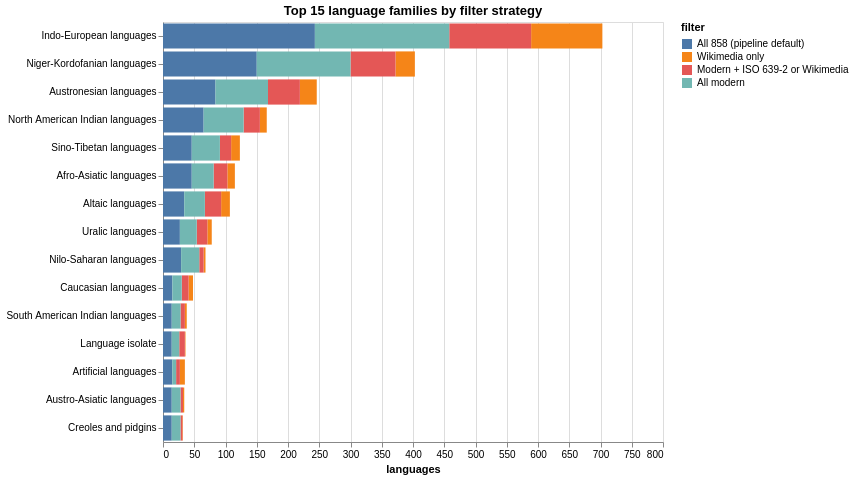

Notebook code for this chart:
### Markdown cell above
## 1.5 Language Family Distribution

How do languages distribute across families for each filter strategy?

### Code cell
family_rows = []
for label, mask in filters.items():
    subset = df[mask]
    counts = subset["family_name"].fillna("Unknown / unassigned").value_counts().reset_index()
    counts.columns = ["family", "count"]
    counts["filter"] = label
    family_rows.append(counts)
family_long = pd.concat(family_rows, ignore_index=True)

# Focus on top 15 families across all filters
top_families = (
    family_long.groupby("family")["count"].sum()
    .nlargest(15).index.tolist()
)
plot_df = family_long[family_long["family"].isin(top_families)]

alt.Chart(plot_df).mark_bar().encode(
    x=alt.X("count:Q", title="languages"),
    y=alt.Y("family:N", sort="-x", title=None),
    color=alt.Color("filter:N", sort=list(filters.keys()),
        scale=alt.Scale(scheme="tableau10"), title="filter"),
    xOffset="filter:N",
    tooltip=["filter:N", "family:N", "count:Q"],
).properties(
    width=500, height=420,
    title="Top 15 language families by filter strategy",
)

### Figure 1 — Vega specification as saved in the notebook (floating-point values rounded to 4 significant figures)
{"$schema": "https://vega.github.io/schema/vega/v6.json", "data": [{"name": "source_0"}, {"name": "data_0", "values": [{"count": 243, "count_end": 243.0, "count_start": 0.0, "family": "Indo-European languages", "filter": "All 858 (pipeline default)"}, {"count": 150, "count_end": 150.0, "count_start": 0.0, "family": "Niger-Kordofanian languages", "filter": "All 858 (pipeline default)"}, {"count": 84, "count_end": 84.0, "count_start": 0.0, "family": "Austronesian languages", "filter": "All 858 (pipeline default)"}, {"count": 65, "count_end": 65.0, "count_start": 0.0, "family": "North American Indian languages", "filter": "All 858 (pipeline default)"}, {"count": 46, "count_end": 46.0, "count_start": 0.0, "family": "Afro-Asiatic languages", "filter": "All 858 (pipeline default)"}, {"count": 46, "count_end": 46.0, "count_start": 0.0, "family": "Sino-Tibetan languages", "filter": "All 858 (pipeline default)"}, {"count": 34, "count_end": 34.0, "count_start": 0.0, "family": "Altaic languages", "filter": "All 858 (pipeline default)"}, {"count": 29, "count_end": 29.0, "count_start": 0.0, "family": "Nilo-Saharan languages", "filter": "All 858 (pipeline default)"}, {"count": 27, "count_end": 27.0, "count_start": 0.0, "family": "Uralic languages", "filter": "All 858 (pipeline default)"}, {"count": 15, "count_end": 15.0, "count_start": 0.0, "family": "Caucasian languages", "filter": "All 858 (pipeline default)"}, {"count": 15, "count_end": 15.0, "count_start": 0.0, "family": "Artificial languages", "filter": "All 858 (pipeline default)"}, {"count": 14, "count_end": 14.0, "count_start": 0.0, "family": "Language isolate", "filter": "All 858 (pipeline default)"}, {"count": 14, "count_end": 14.0, "count_start": 0.0, "family": "South American Indian languages", "filter": "All 858 (pipeline default)"}, {"count": 14, "count_end": 14.0, "count_start": 0.0, "family": "Creoles and pidgins", "filter": "All 858 (pipeline default)"}, {"count": 14, "count_end": 14.0, "count_start": 0.0, "family": "Austro-Asiatic languages", "filter": "All 858 (pipeline default)"}, {"count": 114, "count_end": 703.0, "count_start": 589.0, "family": "Indo-European languages", "filter": "Wikimedia only"}, {"count": 31, "count_end": 403.0, "count_start": 372.0, "family": "Niger-Kordofanian languages", "filter": "Wikimedia only"}, {"count": 27, "count_end": 246.0, "count_start": 219.0, "family": "Austronesian languages", "filter": "Wikimedia only"}, {"count": 14, "count_end": 107.0, "count_start": 93.0, "family": "Altaic languages", "filter": "Wikimedia only"}, {"count": 14, "count_end": 123.0, "count_start": 109.0, "family": "Sino-Tibetan languages", "filter": "Wikimedia only"}, {"count": 12, "count_end": 115.0, "count_start": 103.0, "family": "Afro-Asiatic languages", "filter": "Wikimedia only"}, {"count": 11, "count_end": 166.0, "count_start": 155.0, "family": "North American Indian languages", "filter": "Wikimedia only"}, {"count": 8, "count_end": 35.0, "count_start": 27.0, "family": "Artificial languages", "filter": "Wikimedia only"}, {"count": 7, "count_end": 48.0, "count_start": 41.0, "family": "Caucasian languages", "filter": "Wikimedia only"}, {"count": 7, "count_end": 78.0, "count_start": 71.0, "family": "Uralic languages", "filter": "Wikimedia only"}, {"count": 3, "count_end": 38.0, "count_start": 35.0, "family": "South American Indian languages", "filter": "Wikimedia only"}, {"count": 3, "count_end": 68.0, "count_start": 65.0, "family": "Nilo-Saharan languages", "filter": "Wikimedia only"}, {"count": 2, "count_end": 34.0, "count_start": 32.0, "family": "Austro-Asiatic languages", "filter": "Wikimedia only"}, {"count": 1, "count_end": 32.0, "count_start": 31.0, "family": "Creoles and pidgins", "filter": "Wikimedia only"}, {"count": 1, "count_end": 36.0, "count_start": 35.0, "family": "Language isolate", "filter": "Wikimedia only"}, {"count": 131, "count_end": 589.0, "count_start": 458.0, "family": "Indo-European languages", "filter": "Modern + ISO 639-2 or Wikimedia"}, {"count": 72, "count_end": 372.0, "count_start": 300.0, "family": "Niger-Kordofanian languages", "filter": "Modern + ISO 639-2 or Wikimedia"}, {"count": 51, "count_end": 219.0, "count_start": 168.0, "family": "Austronesian languages", "filter": "Modern + ISO 639-2 or Wikimedia"}, {"count": 26, "count_end": 93.0, "count_start": 67.0, "family": "Altaic languages", "filter": "Modern + ISO 639-2 or Wikimedia"}, {"count": 26, "count_end": 155.0, "count_start": 129.0, "family": "North American Indian languages", "filter": "Modern + ISO 639-2 or Wikimedia"}, {"count": 22, "count_end": 103.0, "count_start": 81.0, "family": "Afro-Asiatic languages", "filter": "Modern + ISO 639-2 or Wikimedia"}, {"count": 18, "count_end": 109.0, "count_start": 91.0, "family": "Sino-Tibetan languages", "filter": "Modern + ISO 639-2 or Wikimedia"}, {"count": 17, "count_end": 71.0, "count_start": 54.0, "family": "Uralic languages", "filter": "Modern + ISO 639-2 or Wikimedia"}, {"count": 11, "count_end": 41.0, "count_start": 30.0, "family": "Caucasian languages", "filter": "Modern + ISO 639-2 or Wikimedia"}, {"count": 9, "count_end": 35.0, "count_start": 26.0, "family": "Language isolate", "filter": "Modern + ISO 639-2 or Wikimedia"}, {"count": 7, "count_end": 65.0, "count_start": 58.0, "family": "Nilo-Saharan languages", "filter": "Modern + ISO 639-2 or Wikimedia"}, {"count": 7, "count_end": 35.0, "count_start": 28.0, "family": "South American Indian languages", "filter": "Modern + ISO 639-2 or Wikimedia"}, {"count": 6, "count_end": 27.0, "count_start": 21.0, "family": "Artificial languages", "filter": "Modern + ISO 639-2 or Wikimedia"}, {"count": 4, "count_end": 32.0, "count_start": 28.0, "family": "Austro-Asiatic languages", "filter": "Modern + ISO 639-2 or Wikimedia"}, {"count": 3, "count_end": 31.0, "count_start": 28.0, "family": "Creoles and pidgins", "filter": "Modern + ISO 639-2 or Wikimedia"}, {"count": 215, "count_end": 458.0, "count_start": 243.0, "family": "Indo-European languages", "filter": "All modern"}, {"count": 150, "count_end": 300.0, "count_start": 150.0, "family": "Niger-Kordofanian languages", "filter": "All modern"}, {"count": 84, "count_end": 168.0, "count_start": 84.0, "family": "Austronesian languages", "filter": "All modern"}, {"count": 64, "count_end": 129.0, "count_start": 65.0, "family": "North American Indian languages", "filter": "All modern"}, {"count": 45, "count_end": 91.0, "count_start": 46.0, "family": "Sino-Tibetan languages", "filter": "All modern"}, {"count": 35, "count_end": 81.0, "count_start": 46.0, "family": "Afro-Asiatic languages", "filter": "All modern"}, {"count": 33, "count_end": 67.0, "count_start": 34.0, "family": "Altaic languages", "filter": "All modern"}, {"count": 29, "count_end": 58.0, "count_start": 29.0, "family": "Nilo-Saharan languages", "filter": "All modern"}, {"count": 27, "count_end": 54.0, "count_start": 27.0, "family": "Uralic languages", "filter": "All modern"}, {"count": 15, "count_end": 30.0, "count_start": 15.0, "family": "Caucasian languages", "filter": "All modern"}, {"count": 14, "count_end": 28.0, "count_start": 14.0, "family": "South American Indian languages", "filter": "All modern"}, {"count": 14, "count_end": 28.0, "count_start": 14.0, "family": "Creoles and pidgins", "filter": "All modern"}, {"count": 14, "count_end": 28.0, "count_start": 14.0, "family": "Austro-Asiatic languages", "filter": "All modern"}, {"count": 12, "count_end": 26.0, "count_start": 14.0, "family": "Language isolate", "filter": "All modern"}, {"count": 6, "count_end": 21.0, "count_start": 15.0, "family": "Artificial languages", "filter": "All modern"}]}, {"name": "source_0_y_domain_family", "values": [{"family": "Indo-European languages", "sort_field": 703}, {"family": "Niger-Kordofanian languages", "sort_field": 403}, {"family": "Austronesian languages", "sort_field": 246}, {"family": "North American Indian languages", "sort_field": 166}, {"family": "Afro-Asiatic languages", "sort_field": 115}, {"family": "Sino-Tibetan languages", "sort_field": 123}, {"family": "Altaic languages", "sort_field": 107}, {"family": "Nilo-Saharan languages", "sort_field": 68}, {"family": "Uralic languages", "sort_field": 78}, {"family": "Caucasian languages", "sort_field": 48}, {"family": "Artificial languages", "sort_field": 35}, {"family": "Language isolate", "sort_field": 36}, {"family": "South American Indian languages", "sort_field": 38}, {"family": "Creoles and pidgins", "sort_field": 32}, {"family": "Austro-Asiatic languages", "sort_field": 34}]}, {"name": "source_0_color_domain_filter", "values": [{"filter": "All 858 (pipeline default)", "sort_field": 0.0}, {"filter": "Wikimedia only", "sort_field": 1.0}, {"filter": "Modern + ISO 639-2 or Wikimedia", "sort_field": 2.0}, {"filter": "All modern", "sort_field": 3.0}]}], "marks": [{"type": "rect", "name": "marks", "from": {"data": "data_0"}, "encode": {"update": {"x": {"field": "count_end", "scale": "x"}, "fill": {"field": "filter", "scale": "color"}, "x2": {"field": "count_start", "scale": "x"}, "tooltip": {"signal": "{\"filter\": isValid(datum[\"filter\"]) ? datum[\"filter\"] : \"\"+datum[\"filter\"], \"family\": isValid(datum[\"family\"]) ? datum[\"family\"] : \"\"+datum[\"family\"], \"count\": format(datum[\"count\"], \"\")}"}, "y": {"field": "family", "scale": "y"}, "height": {"signal": "max(0.25, bandwidth('y'))"}}}, "style": ["bar"]}], "scales": [{"name": "x", "type": "linear", "domain": {"data": "data_0", "fields": ["count_start", "count_end"]}, "range": [0, {"signal": "width"}], "zero": true, "nice": true}, {"name": "y", "type": "band", "domain": {"data": "source_0_y_domain_family", "field": "family", "sort": {"op": "max", "field": "sort_field", "order": "descending"}}, "range": [0, {"signal": "height"}], "paddingInner": 0.1, "paddingOuter": 0.05}, {"name": "color", "type": "ordinal", "domain": {"data": "source_0_color_domain_filter", "field": "filter", "sort": {"op": "max", "field": "sort_field"}}, "range": {"scheme": "tableau10"}}], "axes": [{"scale": "x", "orient": "bottom", "labels": false, "ticks": false, "aria": false, "zindex": 0, "maxExtent": 0, "minExtent": 0, "grid": true, "tickCount": {"signal": "ceil(width/40)"}, "gridScale": "y", "domain": false}, {"scale": "x", "title": "languages", "labelOverlap": true, "labelFlush": true, "tickCount": {"signal": "ceil(width/40)"}, "zindex": 0, "grid": false, "orient": "bottom"}, {"scale": "y", "grid": false, "orient": "left", "zindex": 0}], "title": {"text": "Top 15 language families by filter strategy", "frame": "group"}, "style": "cell", "legends": [{"title": "filter", "fill": "color", "symbolType": "square"}], "width": 500, "padding": 5, "background": "white", "height": 420}
